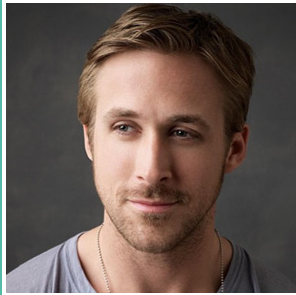
#> input picture test.png, 296 x 295 px
$ jupyter execute --allow-errors filtersfinal.ipynb
#> lines starting #> are read from the running program, lines starting #| are printed output that depends on the picture; after the words box and inside, x2 and y2 are one past the last pixel; in counts of white or black regions, pixels touching at a corner belong together
#> in insta_like, imag is the input picture: shape (295, 296, 3); mean B, G, R 82, 88.7, 103.8
الاسم : عبدالرحمن اسامه عبدالاله النجار
    Name: Abdelrahman osama Elnaggar
    Email: nag.abdelrahman95@gmail.com
    code:1300729
    Bench number:43791

الاسم : عبدالرحمن فيصل فاروق محمد
    Name: Abdelrahman Faysal Farouk Mohammed
    Email: abdo.faysal@yahoo.com
    code:1300753
    Bench number:43793

Filters we have made using opencv
1-Amaro filter
2-1977 filter
3-HUDSON
4-WILLOW
5-LO-FI
the pictures we use are from this site http://filterfakers.com/filterguide to see if we made the correct colors and try to make the exact filter.
NOTE: By printing the image with opencv the image will be clearer.

[cell 1]
import cv2
import matplotlib.pyplot as plt
import matplotlib.image as mpimg
import skimage
from skimage import io
from skimage import filters
import numpy as np

def adjust_gamma(image, gamma=1.0):
    # build a lookup table mapping the pixel values [0, 255] to
    # their adjusted gamma values
    invGamma = 1.0 / gamma
    table = np.array([((i / 255.0) ** invGamma) * 255
                      for i in np.arange(0, 256)]).astype("uint8")

    # apply gamma correction using the lookup table
    return cv2.LUT(image, table)

def LOFI(img):

    img3=adjust_gamma(img,0.233)#309068
    hist,bins = np.histogram(img3.flatten(),256,[0,256])

    cdf = hist.cumsum()
    cdf_normalized = cdf * hist.max()/ cdf.max()

    cdf_m = np.ma.masked_equal(cdf,0)
    cdf_m = (cdf_m - cdf_m.min())*255/(cdf_m.max()-cdf_m.min())
    cdf = np.ma.filled(cdf_m,0).astype('uint8')

    img3 = cdf[img3]
    #imag3 = cv2.cvtColor(img3, cv2.COLOR_BGR2RGB)
    plt.imshow(img3)
        #imgplot = plt.imshow(y)
    plt.show()

def WILLOW (img):
    img2 = cv2.cvtColor(img, cv2.COLOR_BGR2GRAY)
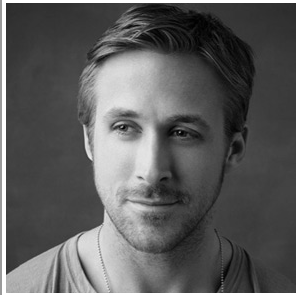
#> img2: shape (295, 296); min 0, max 255, mean 92.5
    for i in range(0, img.shape[0] - 1):
        for j in range(0, img.shape[1] - 1):
            if img2[i, j]+40>255:
                img2[i, j]=255
            else:
                img2[i, j] =img2[i, j]+40
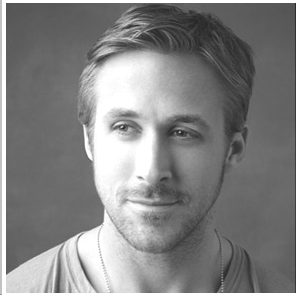
#> img2: shape (295, 296); min 40, max 255, mean 131.1


    plt.imshow(img2, cmap='gray')
        #imgplot = plt.imshow(y)
    plt.show()

def HUDSON(img):

    mask=img


    for i in range(0,img.shape[0]-1):

        for j in range(0,img.shape[1]-1):
            if mask[i,j][0]+30<255 and mask[i,j][1]+8<255 and mask[i,j][2]+8<255:

                mask[i,j][0]=mask[i,j][0]+30
                mask[i,j][1]=mask[i,j][1]+8
                mask[i,j][2]=mask[i,j][2]+8
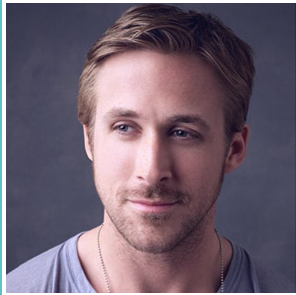
#> mask: shape (295, 296, 3); mean B, G, R 110.9, 96.5, 111.5


    mask = cv2.cvtColor(mask, cv2.COLOR_BGR2RGB)
    plt.imshow(mask)
        #imgplot = plt.imshow(y)
    plt.show()


def insta_like(image,instafilter):
    if(instafilter=="Amaro"):
        imag = cv2.imread(image)
        imag = cv2.cvtColor(imag, cv2.COLOR_BGR2RGB)
        height, width, channels = imag.shape
        i=0
        j=0

        def add(x):
            if(x>=255):
                return 220
            if(x<=40):
                return 10
            else:
                return x

        for i in range(height):
            for j in range(width):
                   imag.itemset((i,j,0),add(imag.item(i,j,0)))


        for k in range(height):
            for l in range(width):
                   imag.itemset((k,l,2),add(imag.item(k,l,2)+20))

        for t in range(height):
            for q in range(width):
                   imag.itemset((t,q,1),add(imag.item(t,q,1)))


        b = cv2.imread('last.jpg',1)
        y = cv2.addWeighted(imag,1,b,0.2,0)

        #cv2.imshow("Amaro filter",y)
        plt.imshow(y)
        #imgplot = plt.imshow(y)
        plt.show()
 ############################################################

    if(instafilter=="1977"):

        imag = cv2.imread(image)
        imag = cv2.cvtColor(imag, cv2.COLOR_BGR2RGB)

        height, width, channels = imag.shape
        i=0
        j=0

        def add(x):
            if(x>=255):
                return 220
            if(x<=40):
                return 15
            else:
                return x

        for i in range(height):
            for j in range(width):
                   imag.itemset((i,j,0),add(imag.item(i,j,0)+55))


        for k in range(height):
            for l in range(width):
                   imag.itemset((k,l,2),add(imag.item(k,l,2)+10))

        for t in range(height):
            for q in range(width):
                   imag.itemset((t,q,1),add(imag.item(t,q,1)+10))

        b = cv2.imread('blaa.jpg',1)
        y = cv2.addWeighted(imag,0.7,b,1,0)
        plt.imshow(y)
        #imgplot = plt.imshow(y)
        plt.show()
  ####################################################################
    if(instafilter=="HUDSON"):
        imag = cv2.imread(image)
        HUDSON(imag)
#######################################################################
    if(instafilter=="WILLOW"):
        imag = cv2.imread(image)
        #imag = cv2.cvtColor(imag, cv2.COLOR_BGR2RGB)

        WILLOW(imag)
#########################################################################
    if(instafilter=="LO-FI"):
        imag = cv2.imread(image)
        imag = cv2.cvtColor(imag, cv2.COLOR_BGR2RGB)
        LOFI(imag)


    if(instafilter=="Normal"):

        imag = cv2.imread(image)
        imag = cv2.cvtColor(imag, cv2.COLOR_BGR2RGB)
        plt.imshow(imag)
        plt.show()

[cell 2]
insta_like('test.png','Normal')

[cell 3]
#insta_like('test.png','1977')
insta_like('test.png','WILLOW')

[cell 4]
insta_like('test.png','HUDSON')

[cell 5]
insta_like('test.png','LO-FI')
#> in adjust_gamma, `return cv2.LUT(image, table)`:
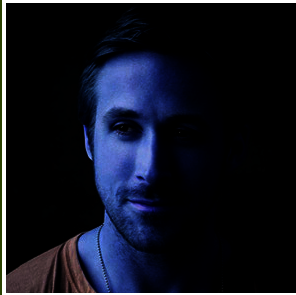
#> returned value: shape (295, 296, 3); mean of channels 0, 1, 2 33, 20.1, 17; drawn as B, G, R
#> in LOFI, `hist,bins = np.histogram(img3.flatten(),256,[0,256])`: hist = 256 values, max 162124 at index 0, min 0 at index 46, mean 1023.3; bins = 257 values from 0 to 256
#> in LOFI, `cdf = hist.cumsum()`: cdf = 256 values from 162124 to 261960
#> in LOFI, `cdf_normalized = cdf * hist.max()/ cdf.max()`: cdf_normalized = 256 values from 100336.7 to 162124
#> in LOFI, `cdf = np.ma.filled(cdf_m,0).astype('uint8')`: cdf = 256 values from 0 to 255
#> in LOFI, `img3 = cdf[img3]`:
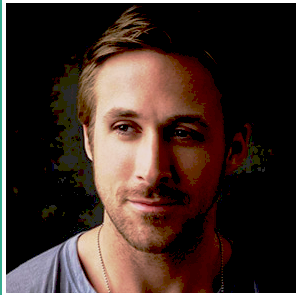
#> img3: shape (295, 296, 3); mean R, G, B 64.2, 46.8, 40.3

#> (a cell that did not finish here is left out)

#> after the loop in insta_like (call 5), `for i in range(height):`: imag: shape (295, 296, 3); mean R, G, B 101.7, 88.7, 82
#> after the loop in insta_like (call 5), `for k in range(height):`:
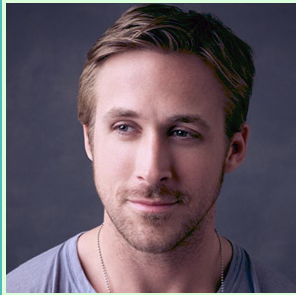
#> imag: shape (295, 296, 3); mean R, G, B 101.7, 88.7, 98.8
#> after the loop in insta_like (call 5), `for t in range(height):`: imag: shape (295, 296, 3); 13.63% of pixels changed, all inside (x1, y1, x2, y2) = (2, 0, 296, 295)
